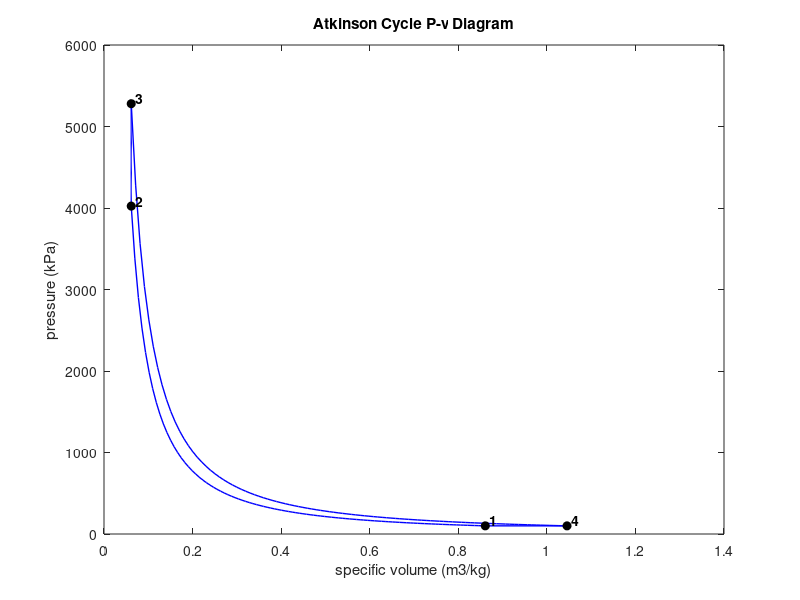

The MATLAB script that drew this image:
clc;clear;
%% Atkinson Cycle
k = 1.4;
C_v = 0.718; %(kJ/kg.k)
C_p = 1.005; %(kJ/kg.k)
CR = 14;
cutoff_ratio = 1 + 0.05*(CR-1);
P1 = 100; %(kPa)
T1 = 300; %(K)

v1 = 0.287*T1/P1;
v2 = 0.0615;
v3_atkinson = v2;
v4_atkinson = v3_atkinson*17;

P2_atkinson = 4023.27;
T2_atkinson = 862.13;
P3_atkinson = 5279.87;
T3_atkinson = 1131.4;
P4_atkinson = 100;
T4_atkinson = 364.27;
n = 100;
v12_atkinson = linspace(v1,v2,n);
P12_atkinson = P1*((v1./v12_atkinson).^k);
v23_atkinson = linspace(v2,v3_atkinson,n);
P23_atkinson = linspace(P2_atkinson,P3_atkinson,n);
v34_atkinson = linspace(v3_atkinson,v4_atkinson,n);
P34_atkinson = P3_atkinson*((v3_atkinson./v34_atkinson).^k);
v41_atkinson = linspace(v4_atkinson,v1,2);
P41_atkinson = linspace(P4_atkinson,P1,2);

plot(v12_atkinson,P12_atkinson,'LineWidth',1,'Color','b')
hold on
plot(v23_atkinson,P23_atkinson,'LineWidth',1,'Color','b')
plot(v34_atkinson,P34_atkinson,'LineWidth',1,'Color','b')
plot(v41_atkinson,P41_atkinson,'LineWidth',1,'Color','b')
plot([v1 v2 v3_atkinson v4_atkinson], [P1 P2_atkinson P3_atkinson P4_atkinson], 'ko', 'MarkerFaceColor','k')
text(v1, P1, ' 1', 'VerticalAlignment', 'bottom', 'FontWeight', 'bold')
text(v2, P2_atkinson, ' 2', 'VerticalAlignment', 'bottom', 'FontWeight', 'bold')
text(v3_atkinson, P3_atkinson, ' 3', 'VerticalAlignment', 'bottom', 'FontWeight', 'bold')
text(v4_atkinson, P4_atkinson, ' 4', 'VerticalAlignment', 'bottom', 'FontWeight', 'bold')

xlabel('specific volume (m3/kg)')
ylabel('pressure (kPa)')
title('Atkinson Cycle P-v Diagram')
